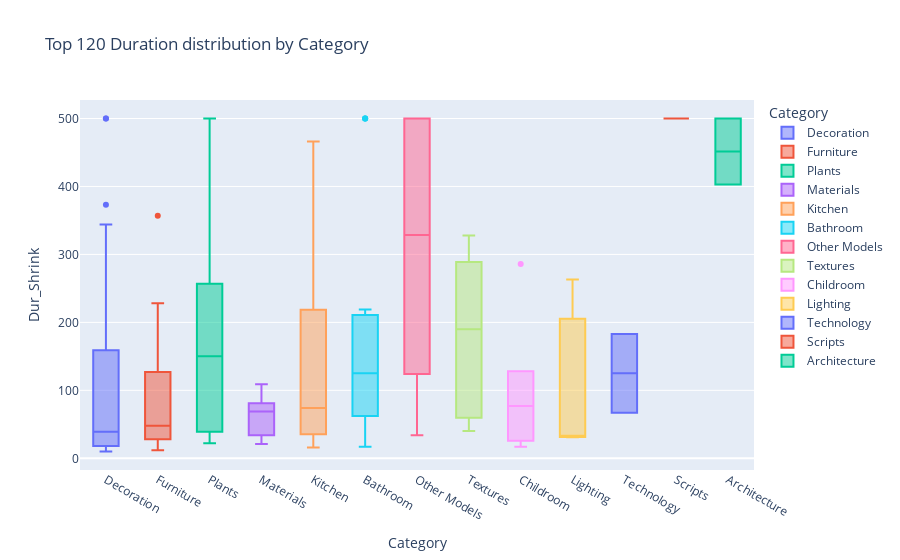

The code cell stored with this chart in its notebook:
### Code cell
fig7 = px.box(result_vis, x='Category', y='Dur_Shrink', color='Category', title='Top 120 Duration distribution by Category')
fig7.show()

### Figure 1 — Plotly figure (JSON) as saved in the notebook; plotly's stock layout.template omitted (floating-point values rounded to 4 significant figures)
{"data": [{"alignmentgroup": "True", "hovertemplate": "Category=%{x}<br>Dur_Shrink=%{y}<extra></extra>", "legendgroup": "Decoration", "marker": {"color": "#636efa"}, "name": "Decoration", "notched": false, "offsetgroup": "Decoration", "orientation": "v", "showlegend": true, "type": "box", "x": ["Decoration", "Decoration", "Decoration", "Decoration", "Decoration", "Decoration", "Decoration", "Decoration", "Decoration", "Decoration", "Decoration", "Decoration", "Decoration", "Decoration", "Decoration", "Decoration", "Decoration", "Decoration", "Decoration", "Decoration", "Decoration", "Decoration", "Decoration", "Decoration", "Decoration", "Decoration", "Decoration"], "x0": " ", "xaxis": "x", "y": [19, 27, 18, 156, 96, 34, 48, 15, 35, 18, 500, 373, 39, 27, 10, 195, 216, 344, 33, 14, 500, 106, 77, 40, 18, 13, 160], "y0": " ", "yaxis": "y"}, {"alignmentgroup": "True", "hovertemplate": "Category=%{x}<br>Dur_Shrink=%{y}<extra></extra>", "legendgroup": "Furniture", "marker": {"color": "#EF553B"}, "name": "Furniture", "notched": false, "offsetgroup": "Furniture", "orientation": "v", "showlegend": true, "type": "box", "x": ["Furniture", "Furniture", "Furniture", "Furniture", "Furniture", "Furniture", "Furniture", "Furniture", "Furniture", "Furniture", "Furniture", "Furniture", "Furniture", "Furniture", "Furniture", "Furniture", "Furniture", "Furniture", "Furniture", "Furniture", "Furniture", "Furniture", "Furniture", "Furniture", "Furniture", "Furniture"], "x0": " ", "xaxis": "x", "y": [48, 16, 25, 357, 208, 25, 12, 53, 18, 40, 34, 24, 48, 29, 127, 112, 103, 48, 42, 28, 163, 144, 228, 140, 86, 38], "y0": " ", "yaxis": "y"}, {"alignmentgroup": "True", "hovertemplate": "Category=%{x}<br>Dur_Shrink=%{y}<extra></extra>", "legendgroup": "Plants", "marker": {"color": "#00cc96"}, "name": "Plants", "notched": false, "offsetgroup": "Plants", "orientation": "v", "showlegend": true, "type": "box", "x": ["Plants", "Plants", "Plants", "Plants", "Plants", "Plants"], "x0": " ", "xaxis": "x", "y": [214, 86, 39, 22, 257, 500], "y0": " ", "yaxis": "y"}, {"alignmentgroup": "True", "hovertemplate": "Category=%{x}<br>Dur_Shrink=%{y}<extra></extra>", "legendgroup": "Materials", "marker": {"color": "#ab63fa"}, "name": "Materials", "notched": false, "offsetgroup": "Materials", "orientation": "v", "showlegend": true, "type": "box", "x": ["Materials", "Materials", "Materials", "Materials", "Materials", "Materials"], "x0": " ", "xaxis": "x", "y": [34, 81, 21, 77, 109, 61], "y0": " ", "yaxis": "y"}, {"alignmentgroup": "True", "hovertemplate": "Category=%{x}<br>Dur_Shrink=%{y}<extra></extra>", "legendgroup": "Kitchen", "marker": {"color": "#FFA15A"}, "name": "Kitchen", "notched": false, "offsetgroup": "Kitchen", "orientation": "v", "showlegend": true, "type": "box", "x": ["Kitchen", "Kitchen", "Kitchen", "Kitchen", "Kitchen", "Kitchen", "Kitchen", "Kitchen", "Kitchen"], "x0": " ", "xaxis": "x", "y": [154, 54, 412, 120, 25, 74, 16, 466, 39], "y0": " ", "yaxis": "y"}, {"alignmentgroup": "True", "hovertemplate": "Category=%{x}<br>Dur_Shrink=%{y}<extra></extra>", "legendgroup": "Bathroom", "marker": {"color": "#19d3f3"}, "name": "Bathroom", "notched": false, "offsetgroup": "Bathroom", "orientation": "v", "showlegend": true, "type": "box", "x": ["Bathroom", "Bathroom", "Bathroom", "Bathroom", "Bathroom", "Bathroom", "Bathroom", "Bathroom", "Bathroom", "Bathroom", "Bathroom", "Bathroom", "Bathroom", "Bathroom", "Bathroom"], "x0": " ", "xaxis": "x", "y": [143, 78, 116, 49, 81, 17, 125, 57, 186, 500, 219, 40, 500, 500, 183], "y0": " ", "yaxis": "y"}, {"alignmentgroup": "True", "hovertemplate": "Category=%{x}<br>Dur_Shrink=%{y}<extra></extra>", "legendgroup": "Other Models", "marker": {"color": "#FF6692"}, "name": "Other Models", "notched": false, "offsetgroup": "Other Models", "orientation": "v", "showlegend": true, "type": "box", "x": ["Other Models", "Other Models", "Other Models", "Other Models", "Other Models", "Other Models", "Other Models", "Other Models", "Other Models", "Other Models", "Other Models", "Other Models"], "x0": " ", "xaxis": "x", "y": [34, 393, 150, 500, 500, 437, 171, 98, 500, 500, 264, 92], "y0": " ", "yaxis": "y"}, {"alignmentgroup": "True", "hovertemplate": "Category=%{x}<br>Dur_Shrink=%{y}<extra></extra>", "legendgroup": "Textures", "marker": {"color": "#B6E880"}, "name": "Textures", "notched": false, "offsetgroup": "Textures", "orientation": "v", "showlegend": true, "type": "box", "x": ["Textures", "Textures", "Textures", "Textures", "Textures"], "x0": " ", "xaxis": "x", "y": [66, 40, 190, 328, 276], "y0": " ", "yaxis": "y"}, {"alignmentgroup": "True", "hovertemplate": "Category=%{x}<br>Dur_Shrink=%{y}<extra></extra>", "legendgroup": "Childroom", "marker": {"color": "#FF97FF"}, "name": "Childroom", "notched": false, "offsetgroup": "Childroom", "orientation": "v", "showlegend": true, "type": "box", "x": ["Childroom", "Childroom", "Childroom", "Childroom", "Childroom", "Childroom"], "x0": " ", "xaxis": "x", "y": [286, 26, 47, 17, 128, 107], "y0": " ", "yaxis": "y"}, {"alignmentgroup": "True", "hovertemplate": "Category=%{x}<br>Dur_Shrink=%{y}<extra></extra>", "legendgroup": "Lighting", "marker": {"color": "#FECB52"}, "name": "Lighting", "notched": false, "offsetgroup": "Lighting", "orientation": "v", "showlegend": true, "type": "box", "x": ["Lighting", "Lighting", "Lighting"], "x0": " ", "xaxis": "x", "y": [33, 31, 263], "y0": " ", "yaxis": "y"}, {"alignmentgroup": "True", "hovertemplate": "Category=%{x}<br>Dur_Shrink=%{y}<extra></extra>", "legendgroup": "Technology", "marker": {"color": "#636efa"}, "name": "Technology", "notched": false, "offsetgroup": "Technology", "orientation": "v", "showlegend": true, "type": "box", "x": ["Technology", "Technology"], "x0": " ", "xaxis": "x", "y": [183, 67], "y0": " ", "yaxis": "y"}, {"alignmentgroup": "True", "hovertemplate": "Category=%{x}<br>Dur_Shrink=%{y}<extra></extra>", "legendgroup": "Scripts", "marker": {"color": "#EF553B"}, "name": "Scripts", "notched": false, "offsetgroup": "Scripts", "orientation": "v", "showlegend": true, "type": "box", "x": ["Scripts"], "x0": " ", "xaxis": "x", "y": [500], "y0": " ", "yaxis": "y"}, {"alignmentgroup": "True", "hovertemplate": "Category=%{x}<br>Dur_Shrink=%{y}<extra></extra>", "legendgroup": "Architecture", "marker": {"color": "#00cc96"}, "name": "Architecture", "notched": false, "offsetgroup": "Architecture", "orientation": "v", "showlegend": true, "type": "box", "x": ["Architecture", "Architecture"], "x0": " ", "xaxis": "x", "y": [403, 500], "y0": " ", "yaxis": "y"}], "layout": {"boxmode": "overlay", "legend": {"title": {"text": "Category"}, "tracegroupgap": 0}, "title": {"text": "Top 120 Duration distribution by Category"}, "xaxis": {"anchor": "y", "categoryarray": ["Decoration", "Furniture", "Plants", "Materials", "Kitchen", "Bathroom", "Other Models", "Textures", "Childroom", "Lighting", "Technology", "Scripts", "Architecture"], "categoryorder": "array", "domain": [0, 1], "title": {"text": "Category"}}, "yaxis": {"anchor": "x", "domain": [0, 1], "title": {"text": "Dur_Shrink"}}}}
